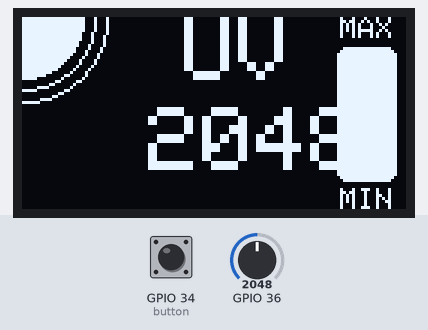
A sketch run on a simulated ESP32. Shown: 128×64 one-colour display. Inputs (shaded band) come from the test bench; at power-on: GPIO 34 (button) LOW, GPIO 36 = 2048. What the sketch prints to the serial monitor is not drawn.

Above: at 3.4 s.
3.5 s: GPIO 34 (button) pulled HIGH for 0.15 s
At 5.1 s:
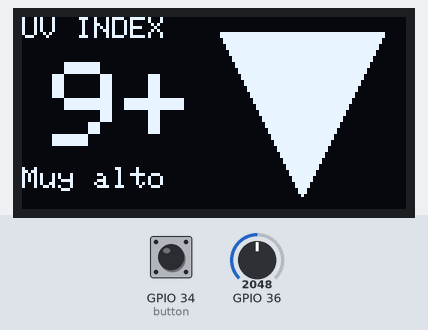
5.5 s: GPIO 36 set to 250
At 6.3 s:
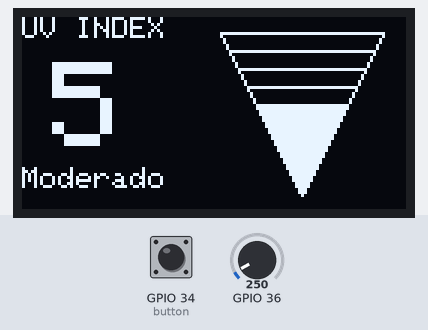
7.0 s: GPIO 36 set to 171
At 7.5 s:
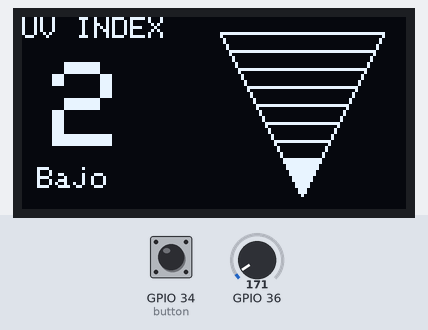
8.5 s: GPIO 34 (button) pulled HIGH for 1 s
At 9.4 s:
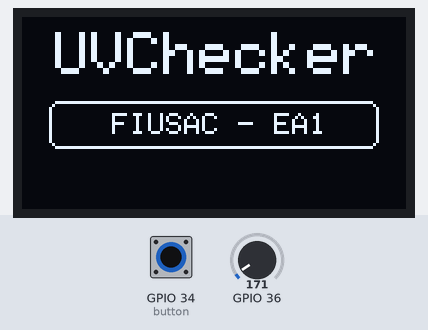
11.0 s: GPIO 34 (button) pulled HIGH for 0.15 s
At 12.7 s:
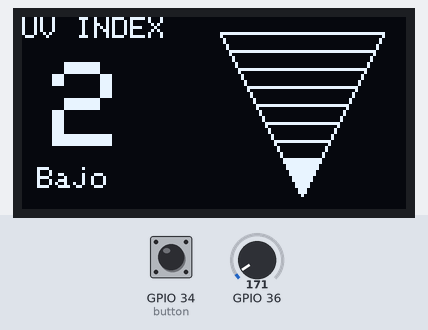
13.0 s: GPIO 36 set to 296
At 14.0 s:
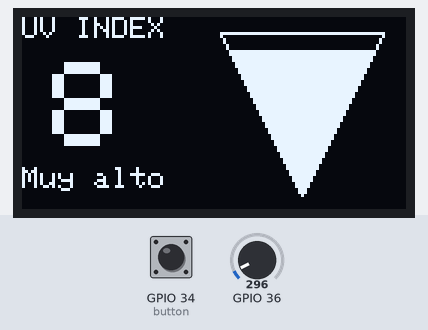
Timing chart, 0 to 15.5 s (numbered marks = the images above; inputs shaded):
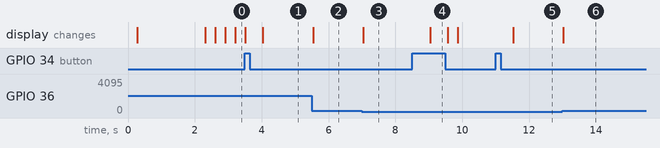

The sketch:

UVChecker.ino
```cpp
int
  i = 0;
int button = 34;
unsigned long t_1 = millis();
unsigned long t_2 = millis();
int mode = 32;


#include <Wire.h>
#include <Adafruit_GFX.h>
#include <Adafruit_SH110X.h>

#define i2c_Address 0x3c

#define SCREEN_WIDTH 128
#define SCREEN_HEIGHT 64


Adafruit_SH1106G display(SCREEN_WIDTH, SCREEN_HEIGHT, &Wire, -1);


void
  setup() {
  Serial.begin(9600);

  // initialize OLED display with address 0x3C for 128x64
 // if (!display.begin(SSD1106G_SWITCHCAPVCC, 0x3C)) {
 //   Serial.println(F("SSD1106 allocation failed"));
 //   while (true);
//  }

  delay(250);
  display.begin(i2c_Address, true);

  delay(2000);
  display.clearDisplay();

  pinMode(button,
  INPUT);
}

void loop() {


  if (digitalRead(button) == HIGH){
    mode += 1;
    delay(500);

  }


  if (mode == 0){
    mode_0();
  }
  else if (mode == 1){
    mode_1();
  }

  else if (mode == 2){
    mode_2();
  }
  else{
    mode = 0;
    mode_0();

  }
}

void mode_0(){

  if (millis() - t_1 > 300){
    i += 1;
    t_1 = millis();
    display.clearDisplay();

    if (i >= 4){
      i = 0;
    }
    if (millis() - t_2 < 2000){
      display.drawCircle(0,0,24,SH110X_WHITE);

      display.drawCircle(0,0,28,SH110X_WHITE);
    }
    else{
      if (millis()
  - t_2 > 7000){
        t_2 = millis();
      }

      display.drawCircle(0,0,16
  + (i * 2),SH110X_WHITE);
      display.drawCircle(0,0,20 + (i * 2),SH110X_WHITE);


      if (i < 2){
      display.drawCircle(0,0,24 + (i * 2), SH110X_WHITE);
      }


      if (i < 1){
      display.drawCircle(0,0,28 + (i * 2),SH110X_WHITE);

      }
    }

    display.fillCircle(0,0,20,SH110X_WHITE);
    display.drawRoundRect(105, 10, 20, 45, 3, SH110X_WHITE);


    display.setTextColor(SH110X_WHITE);
    display.setTextSize(1);


    display.setCursor(106,0);
    display.println("MAX");

    display.setCursor(106,57);

    display.println("MIN");

    display.setTextColor(SH110X_WHITE);

    display.setTextSize(3);


    display.setCursor(SCREEN_WIDTH / 2 - 10, 0);
    display.println("UV");


    float media = 0;


    for (int j = 0;  j < 5; j++){
      int sensor_value = analogRead(A0);
      media += sensor_value;
    }

    Serial.println(media);


    media  = media/5;
    media = round(media);


    Serial.print("Media:");
    Serial.println(media);


    if (media <= 9){
      display.setCursor(63,30);
    }
    else if(media  <= 99){
      display.setCursor(54,30);
    }
    else{
      display.setCursor(42,30);

    }

    display.print(int(media));

    display.setTextSize(1);


    for (int j = 9; j <= 36 ; j += 9 ){
      display.fillRect(105, 55 - j, 20, 1, SH110X_WHITE);
    }


    if(media > 0){


      if(media >= 290){
        display.fillRoundRect(105, 10, 20, 45, 3, SH110X_WHITE);

      }

      else if(media >=  256){
        display.fillRoundRect(105, 19, 20, 36, 3, SH110X_WHITE);
      }


      else if(media >= 178){

        display.fillRoundRect(105, 28, 20, 27, 3, SH110X_WHITE);
      }

      else if(media >= 121){
        display.fillRoundRect(105,
  37, 20, 18, 3, SH110X_WHITE);
        }

      else{
        display.fillRoundRect(105, 46, 20, 9, 3, SH110X_WHITE);

      }
    }

    display.display();

  }
}


void mode_1(){

  float media = 0;


  display.clearDisplay();

  display.setCursor(0,0);
  display.setTextSize(1);
  display.println("UV INDEX");

  display.drawTriangle(93,59,66,5,120,5,SH110X_WHITE);


  for
  (int j = 0; j < 9; j ++){
    display.drawTriangle(93, 59, 66 + (j*3), 5 + (j*6),120 - (j*3), 5 + (j*6), SH110X_WHITE);
  }


  for (int j = 0;  j < 5; j++){
    int sensor_value = analogRead(A0);
    media += sensor_value;
  }

  Serial.println(media);


  media = media / 5;
  media = round(media);


  Serial.print("Media:");
  Serial.println(media);


  if (media > 5){
    if (media < 69){

      display.fillTriangle(93,59,90,53,96,53, SH110X_WHITE);
      cursor0();

      display.println("<1");

      cursor1();
      display.println("Bajo");
  // risk of harm
    }
    else if(media <= 121){
      display.fillTriangle(93,59,90,53,96,53,SH110X_WHITE);
      cursor0();
      display.println("1");
      cursor1();
      display.println("Bajo");
    }
    else
  if(media <= 178){
      display.fillTriangle(93,59,87,47,99,47, SH110X_WHITE);
      cursor0();
      display.println("2");

      cursor1();
      display.println("Bajo");

    }
    else if(media <= 211){
      display.fillTriangle(93,59,84,41,102,41, SH110X_WHITE);
      cursor0();

      display.println("3");
      cursor2();
      display.println("Moderado");
    }
    else
  if(media <= 237){
      display.fillTriangle(93,59,81,35,105,35, SH110X_WHITE); // fill the graph
      cursor0();
      display.println("4");
  // UV index
      cursor2();
      display.println("Moderado");
  // risk of harm
    }
    else if(media <= 256){
      display.fillTriangle(93,59,78,29,108,29, SH110X_WHITE); // fill the graph
      cursor0();
      display.println("5"); // UV index
      cursor2();
      display.println("Moderado"); // risk of harm
    }
    else
  if(media <= 273){
      display.fillTriangle(93,59,75,23,111,23, SH110X_WHITE); // fill  the graph
      cursor0();
      display.println("6");
  // UV index
      cursor1();
      display.println("Alto");
  // risk of harm
    }
    else if(media <= 290){
      display.fillTriangle(93,59,72,17,114,17, SH110X_WHITE); // fill the graph
      cursor0();

      display.println("7");
      cursor1();
      display.println("Alto");
    }
    else
  if(media <= 311){
      display.fillTriangle(93,59,69,11,117,11, SH110X_WHITE); // fill  the graph
      cursor0();
      display.println("8");
  // UV index
      cursor2();
      display.println("Muy alto");
    }
    else if(media > 311){
      display.fillTriangle(93,59,66,5,120,5, SH110X_WHITE); // fill the graph
      cursor0();
      display.println("9+");
      cursor2();
      display.println("Muy alto");

    }
  }
  else{
    cursor0();

    display.println("0");
    cursor1();
    display.println("Bajo");
  }
  display.display();
  // display the drawn info
}


void
  mode_2(){
  display.clearDisplay();


  display.setTextSize(2);
  display.setCursor(11,5);

  display.println("UVChecker");


  display.setTextSize(1);
  display.setCursor(30,32);

  display.drawRoundRect(9, 28, 110, 16, 3, SH110X_WHITE);
  display.print("FIUSAC - EA1");
  display.display();

}


void cursor0(){
  display.setCursor(10,15);
  display.setTextSize(4);
}


void cursor1(){

  display.setCursor(5,50);
  display.setTextSize(1);
}


void cursor2(){
  display.setCursor(0,50);

  display.setTextSize(1);
}
```

Measured:
- after the input at 5.5 s, the display: changes at once (image 2)
- after the input at 7.0 s, the display: changes at once (image 3)
- after the input at 8.5 s, the display: changes after 0.54 s (image 4)
- after the input at 11.0 s, the display: changes after 0.53 s (image 5)
- after the input at 13.0 s, the display: changes at once (image 6)
